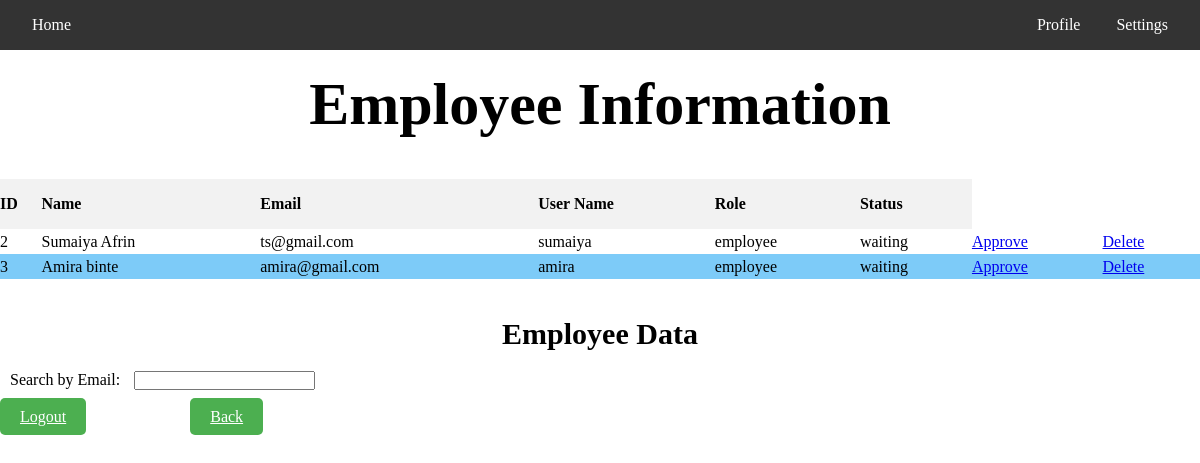
Screenshot of /view/employee_info.php (signed in) with the database file from the repository.
### tables this page shows
CREATE TABLE `employee` (
  `employee_Id` int(100) NOT NULL,
  `name` text NOT NULL,
  `email` varchar(100) NOT NULL,
  `username` varchar(100) NOT NULL,
  `password` varchar(200) NOT NULL,
  `role` varchar(100) NOT NULL DEFAULT 'employee',
  `DOB` varchar(100) NOT NULL,
  `phoneNumber` varchar(100) NOT NULL,
  `employee_role` varchar(200) NOT NULL,
  `department` varchar(100) NOT NULL,
  `location` varchar(200) NOT NULL,
  `employeeType` varchar(100) NOT NULL,
  `status` varchar(100) NOT NULL DEFAULT 'waiting'
);

### model/db.php (called while the page is built, shortened)
<?php
class myDB {
    function EmployeeShowAll($connectionObject){
        $sql = "SELECT * FROM employee";
        $resutlts = $connectionObject->query($sql);
        return $resutlts;
    }
}
?>

### control/employee_showUser_control.php (the view)
<?php
echo "<h1>Employee Information</h1>";
        $mydb = new myDB();
        $conobj = $mydb->openCon();
        $results =$mydb->EmployeeShowAll($conobj);
        if ($results->num_rows > 0) {
            echo "<table class='show_table'>";
            echo "<thead>
                    <tr class='table_head'>
                         <th>ID</th>
                        <th>Name</th>
                        <th>Email</th>
                        <th>User Name</th>
                        <th>Role</th>
                        <th>Status</th>
                    </tr>
                </thead>";
            echo "<tbody>";
            foreach ($results as $data) {
                echo "<tr class='table_row'>";
                echo "<td>" . $data['employee_Id'] . "</td>";
                echo "<td>" . $data['name'] . "</td>";
                echo "<td>" . $data['email'] . "</td>";
                echo "<td>" . $data['username'] . "</td>";
                echo "<td>" . $data['role'] . "</td>";
                echo "<td>" . $data['status'] . "</td>";
                echo "<td><a href='../view/employee_approve.php?id=" . $data["employee_Id"] . "'>Approve</a></td>";
                echo "<td><a href='../control/employee_delete_control.php?id=" . $data["employee_Id"] . "'>Delete</a></td>";
                echo "</tr>";
            }
            echo "</tbody>";
            echo "</table>";
        } else {
            echo "No records found.";
        }
?>

### styles/styles.css (style rules this page uses)
* { margin: 0px; padding: 0px; }
h1 { display: flex; justify-content: center; align-items: center; font-size: 60px; padding: 20px; }
.show_table { border-collapse: collapse; width: 100%; margin-top: 20px; height: 100px; }
.table_head { background-color: #f2f2f2; color: black; text-align: left; font-size: 16px; height: 50px; }
.table_row:nth-child(even) { background-color: #7dcbf8; }

### rows the page displays
employee: employee_Id "2", name "Sumaiya Afrin", email "ts@gmail.com", username "sumaiya", role "employee", status "waiting"
employee: employee_Id "3", name "Amira binte", email "amira@gmail.com", username "amira", role "employee", status "waiting"
